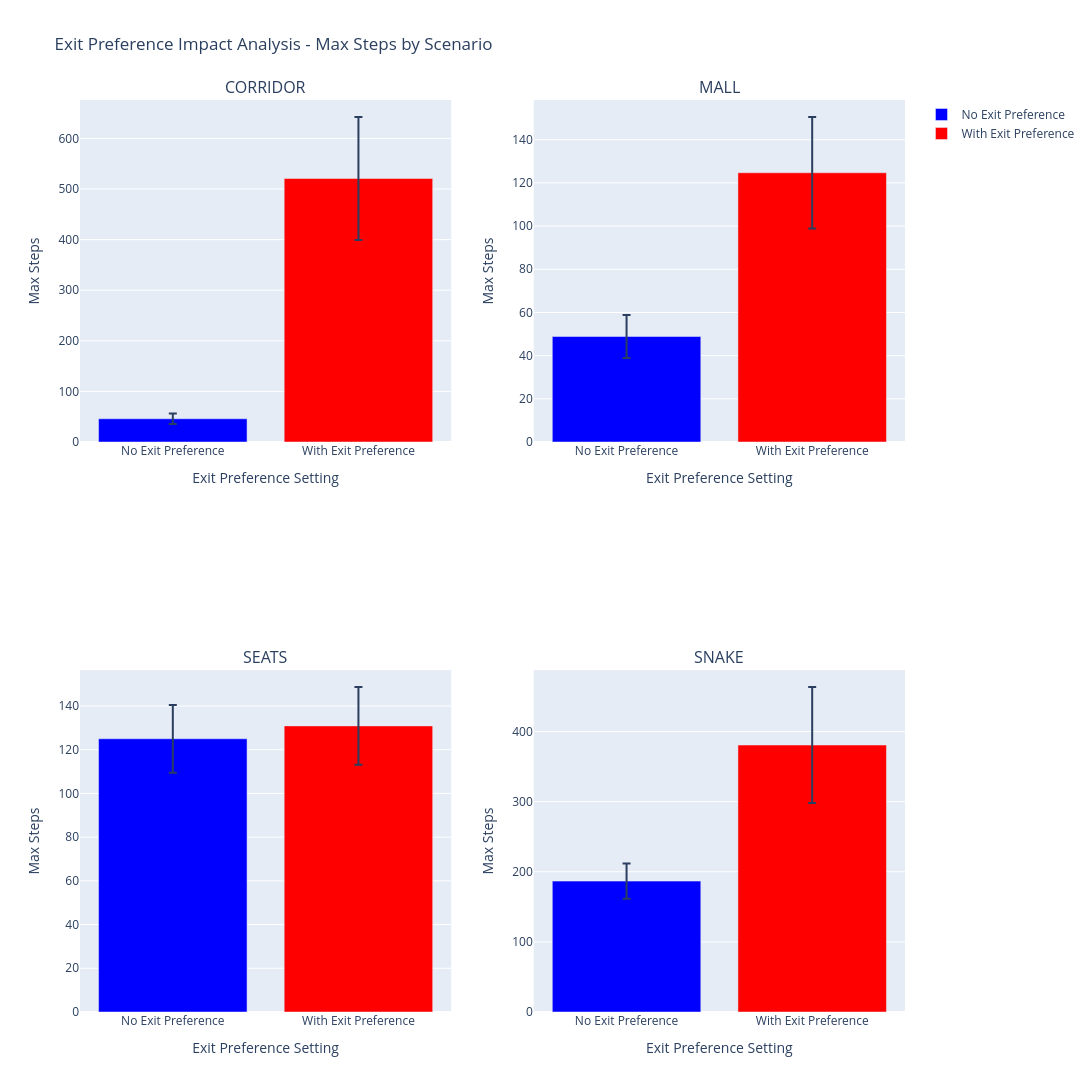

Notebook code for this chart:
### Code cell
# Create subplots: one per scenario type with exit preference comparison
num_scenarios_exits = len(scenario_types_exits)

# Calculate dimensions for subplots (2 columns, rows as needed)
num_cols = 2
num_rows = (num_scenarios_exits + num_cols - 1) // num_cols

fig = make_subplots(
    rows=num_rows, cols=num_cols,
    subplot_titles=[s.upper() for s in scenario_types_exits],
    specs=[[{} for _ in range(num_cols)] for _ in range(num_rows)]
)

# Get unique exit preference settings
exit_settings = sorted(max_steps_exits['differentiate_exits'].unique())
colors_exits = ["blue", "red", "green", "orange"]

# Create a bar plot for each scenario
for idx, scenario in enumerate(scenario_types_exits):
    row = (idx // num_cols) + 1
    col = (idx % num_cols) + 1
    
    scenario_data = max_steps_exits[max_steps_exits['scenario_type'] == scenario]
    
    # Add bars for each exit preference setting
    for setting_idx, setting in enumerate(exit_settings):
        setting_data = scenario_data[scenario_data['differentiate_exits'] == setting]
        setting_stats = setting_data.groupby("differentiate_exits")["max_steps"].agg(["mean", "std"]).reset_index()
        
        if len(setting_stats) > 0:
            setting_label = "With Exit Preference" if setting else "No Exit Preference"
            fig.add_trace(
                go.Bar(
                    x=[setting_label],
                    y=setting_stats["mean"],
                    error_y=dict(type="data", array=setting_stats["std"], visible=True),
                    name=setting_label,
                    marker=dict(color=colors_exits[setting_idx % len(colors_exits)]),
                    showlegend=(idx == 0),  # Show legend only for first subplot
                ),
                row=row, col=col
            )
    
    fig.update_xaxes(title_text="Exit Preference Setting", row=row, col=col)
    fig.update_yaxes(title_text="Max Steps", row=row, col=col)

fig.update_layout(height=300*num_rows*3, width=1400, showlegend=True,
                  title_text="Exit Preference Impact Analysis - Max Steps by Scenario")
fig.show()

### Figure 1 — Plotly figure (JSON) as saved in the notebook; plotly's stock layout.template omitted (floating-point values rounded to 4 significant figures)
{"data": [{"error_y": {"array": [10.27], "type": "data", "visible": true}, "marker": {"color": "blue"}, "name": "No Exit Preference", "showlegend": true, "type": "bar", "x": ["No Exit Preference"], "xaxis": "x", "y": [45.91], "yaxis": "y"}, {"error_y": {"array": [121.4], "type": "data", "visible": true}, "marker": {"color": "red"}, "name": "With Exit Preference", "showlegend": true, "type": "bar", "x": ["With Exit Preference"], "xaxis": "x", "y": [520.8], "yaxis": "y"}, {"error_y": {"array": [10.01], "type": "data", "visible": true}, "marker": {"color": "blue"}, "name": "No Exit Preference", "showlegend": false, "type": "bar", "x": ["No Exit Preference"], "xaxis": "x2", "y": [48.87], "yaxis": "y2"}, {"error_y": {"array": [25.79], "type": "data", "visible": true}, "marker": {"color": "red"}, "name": "With Exit Preference", "showlegend": false, "type": "bar", "x": ["With Exit Preference"], "xaxis": "x2", "y": [124.7], "yaxis": "y2"}, {"error_y": {"array": [15.49], "type": "data", "visible": true}, "marker": {"color": "blue"}, "name": "No Exit Preference", "showlegend": false, "type": "bar", "x": ["No Exit Preference"], "xaxis": "x3", "y": [125.0], "yaxis": "y3"}, {"error_y": {"array": [17.74], "type": "data", "visible": true}, "marker": {"color": "red"}, "name": "With Exit Preference", "showlegend": false, "type": "bar", "x": ["With Exit Preference"], "xaxis": "x3", "y": [130.9], "yaxis": "y3"}, {"error_y": {"array": [25.26], "type": "data", "visible": true}, "marker": {"color": "blue"}, "name": "No Exit Preference", "showlegend": false, "type": "bar", "x": ["No Exit Preference"], "xaxis": "x4", "y": [186.7], "yaxis": "y4"}, {"error_y": {"array": [82.67], "type": "data", "visible": true}, "marker": {"color": "red"}, "name": "With Exit Preference", "showlegend": false, "type": "bar", "x": ["With Exit Preference"], "xaxis": "x4", "y": [380.7], "yaxis": "y4"}], "layout": {"annotations": [{"font": {"size": 16}, "showarrow": false, "text": "CORRIDOR", "x": 0.225, "xanchor": "center", "xref": "paper", "y": 1, "yanchor": "bottom", "yref": "paper"}, {"font": {"size": 16}, "showarrow": false, "text": "MALL", "x": 0.775, "xanchor": "center", "xref": "paper", "y": 1, "yanchor": "bottom", "yref": "paper"}, {"font": {"size": 16}, "showarrow": false, "text": "SEATS", "x": 0.225, "xanchor": "center", "xref": "paper", "y": 0.375, "yanchor": "bottom", "yref": "paper"}, {"font": {"size": 16}, "showarrow": false, "text": "SNAKE", "x": 0.775, "xanchor": "center", "xref": "paper", "y": 0.375, "yanchor": "bottom", "yref": "paper"}], "height": 1800, "showlegend": true, "title": {"text": "Exit Preference Impact Analysis - Max Steps by Scenario"}, "width": 1400, "xaxis": {"anchor": "y", "domain": [0, 0.45], "title": {"text": "Exit Preference Setting"}}, "xaxis2": {"anchor": "y2", "domain": [0.55, 1], "title": {"text": "Exit Preference Setting"}}, "xaxis3": {"anchor": "y3", "domain": [0, 0.45], "title": {"text": "Exit Preference Setting"}}, "xaxis4": {"anchor": "y4", "domain": [0.55, 1], "title": {"text": "Exit Preference Setting"}}, "yaxis": {"anchor": "x", "domain": [0.625, 1], "title": {"text": "Max Steps"}}, "yaxis2": {"anchor": "x2", "domain": [0.625, 1], "title": {"text": "Max Steps"}}, "yaxis3": {"anchor": "x3", "domain": [0, 0.375], "title": {"text": "Max Steps"}}, "yaxis4": {"anchor": "x4", "domain": [0, 0.375], "title": {"text": "Max Steps"}}}}
